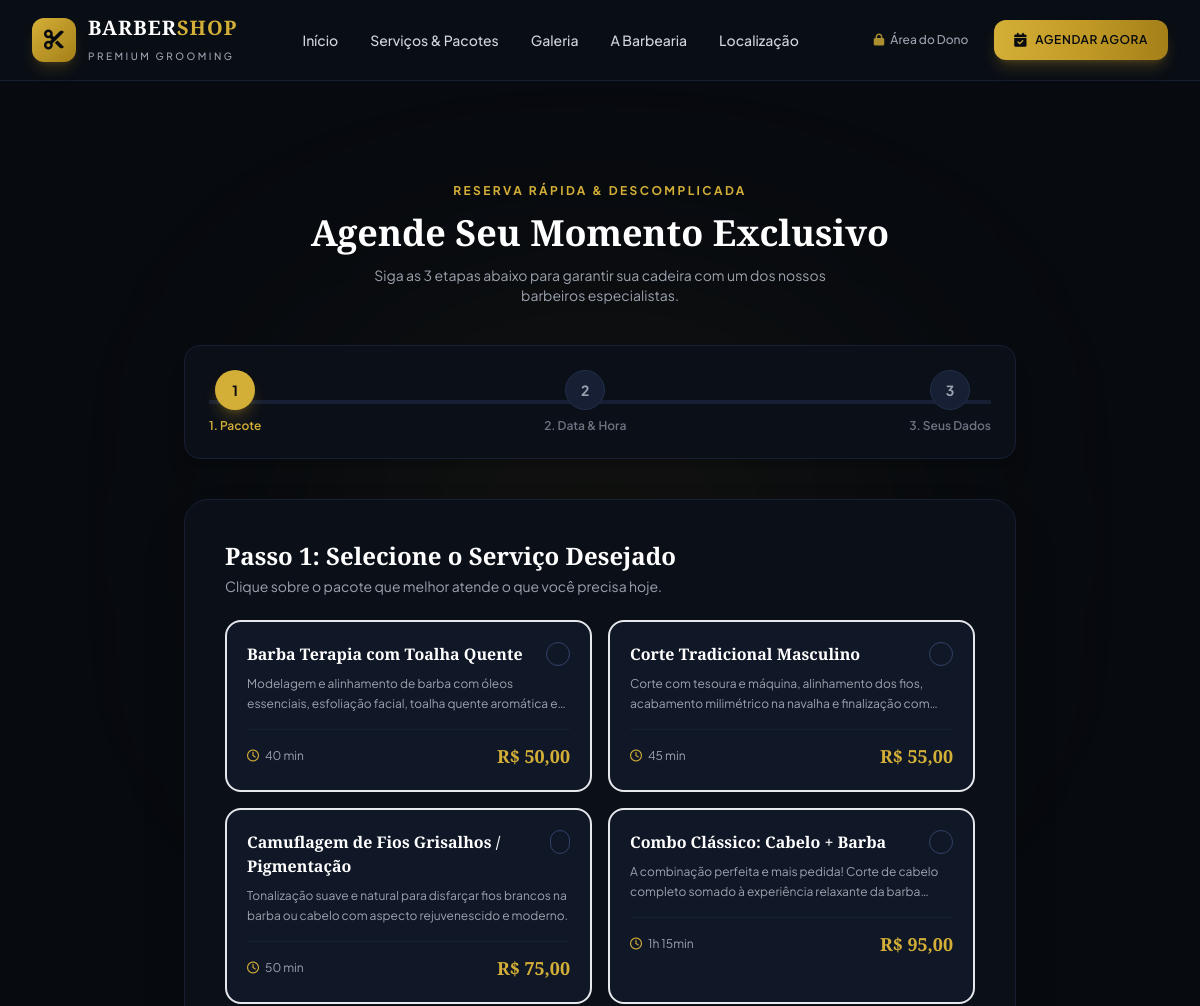
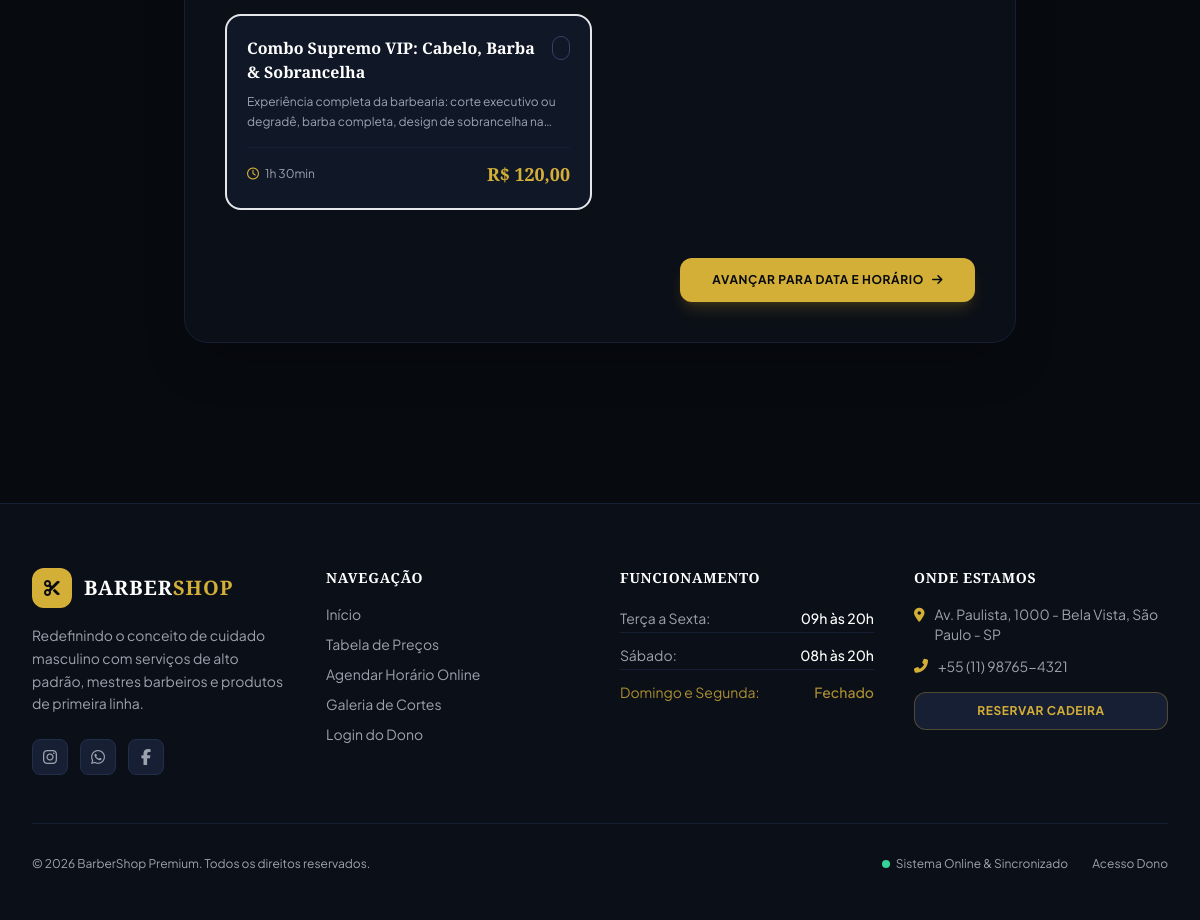
/agendar, run on the app's committed database (2 pictures, top to bottom).
### models.py (models this page shows, shortened)
class ServicePackage(db.Model):
    __tablename__ = 'service_packages'
    id = db.Column(db.Integer, primary_key=True)
    name = db.Column(db.String(100), nullable=False)
    description = db.Column(db.Text, nullable=True)
    price = db.Column(db.Float, nullable=False)
    duration_minutes = db.Column(db.Integer, default=45, nullable=False)
    is_active = db.Column(db.Boolean, default=True, nullable=False)
    created_at = db.Column(db.DateTime, default=datetime.utcnow)
    appointments = db.relationship('Appointment', backref='package', lazy='dynamic')
    @property
    def price_formatted(self):
        return f"R$ {self.price:,.2f}".replace('.', '#').replace(',', '.').replace('#', ',')
    @property
    def duration_formatted(self):
        if self.duration_minutes >= 60:
            hrs = self.duration_minutes // 60
            mins = self.duration_minutes % 60
            return f"{hrs}h {mins}min" if mins > 0 else f"{hrs}h"
        return f"{self.duration_minutes} min"

### app.py (the view, shortened to what this page needs)
    @app.route('/agendar', methods=['GET', 'POST'])
    def agendar():
        packages = ServicePackage.query.filter_by(is_active=True).order_by(ServicePackage.price.asc()).all()
        selected_package_id = request.args.get('pacote', type=int)
        return render_template('agendar.html', packages=packages, selected_package_id=selected_package_id)

### templates/agendar.html (shortened to what this page needs)
{% extends 'base.html' %}
{% block content %}
<section class="py-12 md:py-20 relative">
    <div class="max-w-4xl mx-auto px-4 sm:px-6 lg:px-8 relative z-10">
        <div class="text-center mb-10 space-y-3">
            <span class="text-xs font-bold tracking-[0.2em] text-gold-400 uppercase">Reserva Rápida & Descomplicada</span>
            <h1 class="font-serif text-3xl sm:text-4xl font-extrabold text-white">
                Agende Seu Momento Exclusivo
            </h1>
            <p class="text-gray-400 text-sm max-w-lg mx-auto">
                Siga as 3 etapas abaixo para garantir sua cadeira com um dos nossos barbeiros especialistas.
            </p>
        </div>
        <div class="mb-10 bg-dark-900 border border-dark-800 rounded-2xl p-4 sm:p-6 shadow-xl">
            <div class="flex items-center justify-between relative">
                <div class="relative z-10 flex flex-col items-center">
                    <div id="step-badge-1" class="w-10 h-10 rounded-full bg-gold-400 text-dark-950 font-bold flex items-center justify-center text-sm shadow-lg shadow-gold-500/30 transition-all duration-300">
                        1
                    </div>
                    <span id="step-label-1" class="text-xs font-semibold text-gold-400 mt-2">1. Pacote</span>
                </div>
                <div class="relative z-10 flex flex-col items-center">
                    <div id="step-badge-2" class="w-10 h-10 rounded-full bg-dark-800 border border-dark-700 text-gray-400 font-bold flex items-center justify-center text-sm transition-all duration-300">
                        2
                    </div>
                    <span id="step-label-2" class="text-xs font-semibold text-gray-500 mt-2">2. Data & Hora</span>
                </div>
                <div class="relative z-10 flex flex-col items-center">
                    <div id="step-badge-3" class="w-10 h-10 rounded-full bg-dark-800 border border-dark-700 text-gray-400 font-bold flex items-center justify-center text-sm transition-all duration-300">
                        3
                    </div>
                    <span id="step-label-3" class="text-xs font-semibold text-gray-500 mt-2">3. Seus Dados</span>
                </div>
            </div>
        </div>
        <form id="booking-form" method="POST" action="{{ url_for('agendar') }}" class="bg-dark-900 border border-dark-800 rounded-3xl p-6 sm:p-10 shadow-2xl">
            <div id="step-1" class="step-content space-y-6">
                <div>
                    <h2 class="font-serif text-2xl font-bold text-white mb-1">Passo 1: Selecione o Serviço Desejado</h2>
                    <p class="text-xs sm:text-sm text-gray-400">Clique sobre o pacote que melhor atende o que você precisa hoje.</p>
                </div>
                <div class="grid grid-cols-1 md:grid-cols-2 gap-4">
                    {% for pkg in packages %}
                    <label class="package-option cursor-pointer relative block p-5 rounded-2xl bg-dark-850 border-2 {% if selected_package_id == pkg.id %}border-gold-400 bg-gold-400/5{% else %}border-dark-750 hover:border-dark-600{% endif %} transition-all duration-200">
                        <div class="flex items-start justify-between gap-3 mb-2">
                            <span class="font-serif text-base font-bold text-white package-title">
                                {{ pkg.name }}
                            </span>
                            <div class="check-icon w-6 h-6 rounded-full border border-dark-600 flex items-center justify-center text-xs {% if selected_package_id == pkg.id %}bg-gold-400 text-dark-950 border-gold-400{% else %}text-transparent{% endif %}">
                                <i class="fas fa-check"></i>
                            </div>
                        </div>
                        <p class="text-xs text-gray-400 line-clamp-2 mb-4 leading-relaxed">
                            {{ pkg.description or "Atendimento completo com produtos selecionados." }}
                        </p>
                        <div class="flex items-center justify-between text-xs pt-3 border-t border-dark-800">
                            <span class="text-gray-400 flex items-center gap-1.5">
                                <i class="far fa-clock text-gold-400"></i>
                                {{ pkg.duration_formatted }}
                            </span>
                            <span class="font-serif text-lg font-bold text-gold-400">
                                {{ pkg.price_formatted }}
                            </span>
                        </div>
                    </label>
                    {% endfor %}
                </div>
                <div class="pt-6 flex justify-end">
                    <button type="button" id="btn-to-step-2" class="inline-flex items-center gap-2 px-8 py-3.5 rounded-xl font-bold text-xs uppercase tracking-wider bg-gold-400 hover:bg-gold-500 text-dark-950 transition shadow-lg shadow-gold-500/20 disabled:opacity-50 disabled:cursor-not-allowed">
                        <span>Avançar para Data e Horário</span>
                        <i class="fas fa-arrow-right text-xs"></i>
                    </button>
                </div>
            </div>
        </form>
    </div>
</section>
{% endblock %}

### templates/base.html (shortened to what this page needs)
<!DOCTYPE html>
<html lang="pt-BR" class="dark scroll-smooth">
<head>
    <link rel="stylesheet" href="https://cdnjs.cloudflare.com/ajax/libs/font-awesome/6.5.1/css/all.min.css">
    <script src="https://cdn.tailwindcss.com"></script>
    <link rel="stylesheet" href="{{ url_for('static', filename='css/style.css') }}">
</head>
<body class="bg-dark-950 text-gray-100 font-sans antialiased min-h-screen flex flex-col selection:bg-gold-400 selection:text-dark-950">
    <header class="sticky top-0 z-50 backdrop-blur-md bg-dark-900/90 border-b border-dark-800 transition-all">
        <div class="max-w-7xl mx-auto px-4 sm:px-6 lg:px-8">
            <div class="flex items-center justify-between h-20">
                <a href="{{ url_for('index') }}" class="flex items-center gap-3 group">
                    <div class="w-11 h-11 rounded-xl bg-gradient-to-br from-gold-400 to-gold-600 flex items-center justify-center text-dark-950 shadow-lg shadow-gold-500/20 group-hover:scale-105 transition-transform duration-300">
                        <i class="fas fa-scissors text-xl"></i>
                    </div>
                    <div>
                        <span class="font-serif tracking-wider font-bold text-lg md:text-xl text-white block leading-none">
                            BARBER<span class="text-gold-400">SHOP</span>
                        </span>
                        <span class="text-[10px] tracking-[0.25em] text-gray-400 uppercase font-medium">Premium Grooming</span>
                    </div>
                </a>
                <nav class="hidden md:flex items-center gap-8">
                    <a href="{{ url_for('index') }}" class="text-sm font-medium text-gray-300 hover:text-gold-400 transition-colors">Início</a>
                    <a href="{{ url_for('index') }}#servicos" class="text-sm font-medium text-gray-300 hover:text-gold-400 transition-colors">Serviços & Pacotes</a>
                    <a href="{{ url_for('index') }}#galeria" class="text-sm font-medium text-gray-300 hover:text-gold-400 transition-colors">Galeria</a>
                    <a href="{{ url_for('index') }}#sobre" class="text-sm font-medium text-gray-300 hover:text-gold-400 transition-colors">A Barbearia</a>
                    <a href="{{ url_for('index') }}#contato" class="text-sm font-medium text-gray-300 hover:text-gold-400 transition-colors">Localização</a>
                </nav>
                <div class="flex items-center gap-4">
                    {% if current_user.is_authenticated %}
                        <a href="{{ url_for('admin_dashboard') }}" class="inline-flex items-center gap-2 px-3.5 py-2 text-xs font-semibold rounded-lg bg-dark-800 text-gold-400 border border-gold-400/30 hover:bg-dark-700 transition">
                            <i class="fas fa-chart-pie"></i>
                            <span>Painel Dono</span>
                        </a>
                        <a href="{{ url_for('logout') }}" title="Sair" class="text-gray-400 hover:text-rose-400 text-sm p-2">
                            <i class="fas fa-sign-out-alt"></i>
                        </a>
                    {% else %}
                        <a href="{{ url_for('login') }}" class="text-xs font-medium text-gray-400 hover:text-white transition flex items-center gap-1.5 py-2 px-2.5 rounded-lg hover:bg-dark-800">
                            <i class="fas fa-lock text-gold-400/80"></i>
                            <span class="hidden sm:inline">Área do Dono</span>
                        </a>
                    {% endif %}
                    <a href="{{ url_for('agendar') }}" class="inline-flex items-center gap-2 px-5 py-2.5 rounded-xl font-semibold text-xs tracking-wider uppercase bg-gradient-to-r from-gold-400 via-gold-500 to-gold-600 text-dark-950 shadow-lg shadow-gold-500/25 hover:shadow-gold-500/40 hover:scale-[1.02] active:scale-[0.98] transition-all duration-200">
                        <i class="fas fa-calendar-check text-sm"></i>
                        <span>Agendar Agora</span>
                    </a>
                </div>
            </div>
        </div>
    </header>
    <main class="flex-grow">
        {% block content %}{% endblock %}
    </main>
    <footer class="bg-dark-900 border-t border-dark-800 mt-20 pt-16 pb-12">
        <div class="max-w-7xl mx-auto px-4 sm:px-6 lg:px-8">
            <div class="grid grid-cols-1 md:grid-cols-4 gap-10 mb-12">
                <div class="space-y-4">
                    <div class="flex items-center gap-3">
                        <div class="w-10 h-10 rounded-xl bg-gold-400 flex items-center justify-center text-dark-950">
                            <i class="fas fa-scissors"></i>
                        </div>
                        <span class="font-serif tracking-wider font-bold text-xl text-white">
                            BARBER<span class="text-gold-400">SHOP</span>
                        </span>
                    </div>
                    <p class="text-sm text-gray-400 leading-relaxed">
                        Redefinindo o conceito de cuidado masculino com serviços de alto padrão, mestres barbeiros e produtos de primeira linha.
                    </p>
                    <div class="flex items-center gap-3 pt-2">
                        <a href="#" class="w-9 h-9 rounded-lg bg-dark-800 border border-dark-700 flex items-center justify-center text-gray-400 hover:text-gold-400 hover:border-gold-400/50 transition">
                            <i class="fab fa-instagram"></i>
                        </a>
                        <a href="#" class="w-9 h-9 rounded-lg bg-dark-800 border border-dark-700 flex items-center justify-center text-gray-400 hover:text-gold-400 hover:border-gold-400/50 transition">
                            <i class="fab fa-whatsapp"></i>
                        </a>
                        <a href="#" class="w-9 h-9 rounded-lg bg-dark-800 border border-dark-700 flex items-center justify-center text-gray-400 hover:text-gold-400 hover:border-gold-400/50 transition">
                            <i class="fab fa-facebook-f"></i>
                        </a>
                    </div>
                </div>
                <div>
                    <h3 class="font-serif text-white font-bold tracking-wider text-sm mb-4 uppercase">Navegação</h3>
                    <ul class="space-y-2.5 text-sm text-gray-400">
                        <li><a href="{{ url_for('index') }}" class="hover:text-gold-400 transition">Início</a></li>
                        <li><a href="{{ url_for('index') }}#servicos" class="hover:text-gold-400 transition">Tabela de Preços</a></li>
                        <li><a href="{{ url_for('agendar') }}" class="hover:text-gold-400 transition">Agendar Horário Online</a></li>
                        <li><a href="{{ url_for('index') }}#galeria" class="hover:text-gold-400 transition">Galeria de Cortes</a></li>
                        <li><a href="{{ url_for('login') }}" class="hover:text-gold-400 transition">Login do Dono</a></li>
                    </ul>
                </div>
                <div>
                    <h3 class="font-serif text-white font-bold tracking-wider text-sm mb-4 uppercase">Funcionamento</h3>
                    <ul class="space-y-2 text-sm text-gray-400">
                        <li class="flex justify-between py-1 border-b border-dark-800">
                            <span>Terça a Sexta:</span>
                            <span class="text-white font-medium">09h às 20h</span>
                        </li>
                        <li class="flex justify-between py-1 border-b border-dark-800">
                            <span>Sábado:</span>
                            <span class="text-white font-medium">08h às 20h</span>
                        </li>
                        <li class="flex justify-between py-1 text-gold-400/80">
                            <span>Domingo e Segunda:</span>
                            <span class="font-medium">Fechado</span>
                        </li>
                    </ul>
                </div>
                <div>
                    <h3 class="font-serif text-white font-bold tracking-wider text-sm mb-4 uppercase">Onde Estamos</h3>
                    <p class="text-sm text-gray-400 mb-3 flex items-start gap-2.5">
                        <i class="fas fa-map-marker-alt text-gold-400 mt-1"></i>
                        <span>{{ barbershop_address }}</span>
                    </p>
                    <p class="text-sm text-gray-400 mb-3 flex items-center gap-2.5">
                        <i class="fas fa-phone-alt text-gold-400"></i>
                        <span>{{ barbershop_phone }}</span>
                    </p>
                    <a href="{{ url_for('agendar') }}" class="mt-4 block text-center w-full py-2.5 px-4 rounded-xl text-xs font-bold uppercase tracking-wider bg-dark-800 text-gold-400 border border-gold-400/30 hover:bg-gold-400 hover:text-dark-950 transition-all duration-200">
                        Reservar Cadeira
                    </a>
                </div>
            </div>
            <div class="pt-8 border-t border-dark-800 flex flex-col sm:flex-row items-center justify-between text-xs text-gray-400 gap-4">
                <p>&copy; {{ now.year }} {{ barbershop_name }}. Todos os direitos reservados.</p>
                <div class="flex items-center gap-6">
                    <span class="flex items-center gap-1.5 text-gray-400">
                        <span class="w-2 h-2 rounded-full bg-emerald-400 animate-pulse"></span>
                        Sistema Online & Sincronizado
                    </span>
                    <a href="{{ url_for('login') }}" class="text-gray-400 hover:text-gold-400 transition">
                        Acesso Dono
                    </a>
                </div>
            </div>
        </div>
    </footer>
</body>
</html>

### data on the page
ServicePackage: name "Barba Terapia com Toalha Quente", description "Modelagem e alinhamento de barba com óleos essenciais, esfoliação facial, toalha quente aromática…", duration_formatted "40 min", price_formatted "R$ 50,00"
ServicePackage: name "Corte Tradicional Masculino", description "Corte com tesoura e máquina, alinhamento dos fios, acabamento milimétrico na navalha e finalização…", duration_formatted "45 min", price_formatted "R$ 55,00"
ServicePackage: name "Camuflagem de Fios Grisalhos / Pigmentação", description "Tonalização suave e natural para disfarçar fios brancos na barba ou cabelo com aspecto rejuvenescido e moderno.", duration_formatted "50 min", price_formatted "R$ 75,00"
ServicePackage: name "Combo Clássico: Cabelo + Barba", description "A combinação perfeita e mais pedida! Corte de cabelo completo somado à experiência relaxante da…", duration_formatted "1h 15min", price_formatted "R$ 95,00"
ServicePackage: name "Combo Supremo VIP: Cabelo, Barba & Sobrancelha", description "Experiência completa da barbearia: corte executivo ou degradê, barba completa, design de sobrancelha…", duration_formatted "1h 30min", price_formatted "R$ 120,00"

### other printed values
{{ barbershop_address }} "Av. Paulista, 1000 - Bela Vista, São Paulo - SP"
{{ barbershop_phone }} "+55 (11) 98765-4321"
{{ barbershop_name }} "BarberShop Premium"
